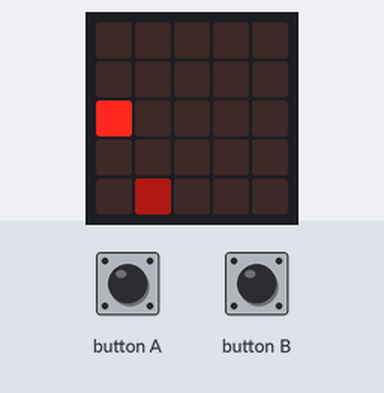
A program run on a simulated BBC micro:bit running MicroPython. On the bench: the board's 5×5 LED display. Inputs (shaded band) come from the test bench. Random numbers come from a fixed seed.

Above: at 1.2 s.
1.3 s: button A pressed for 0.15 s
At 1.9 s:
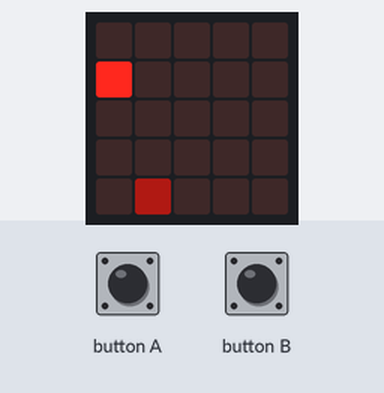
4.4 s: button B pressed for 0.15 s
At 4.8 s:
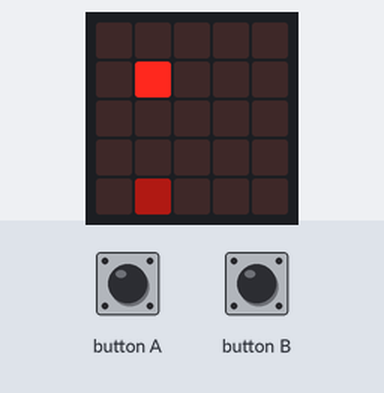
7.5 s: button B pressed for 1 s
At 7.9 s:
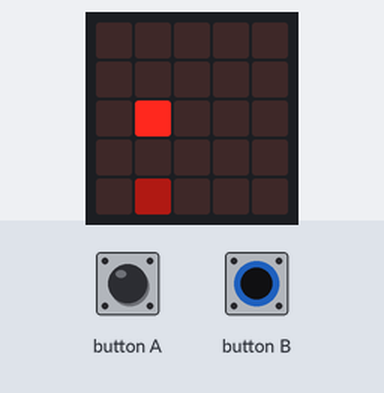
11.0 s: button A pressed for 1 s
At 11.4 s:
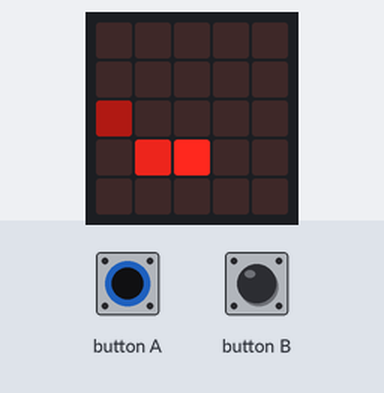
14.0 s: button A pressed for 0.15 s
At 14.5 s:
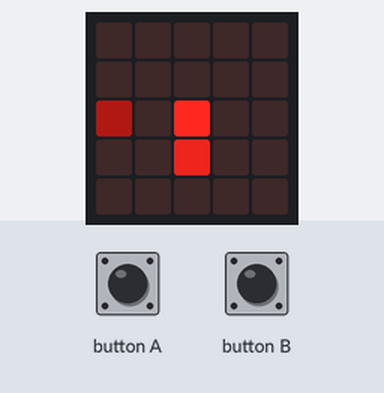
17.1 s: button B pressed for 0.15 s
At 17.5 s:
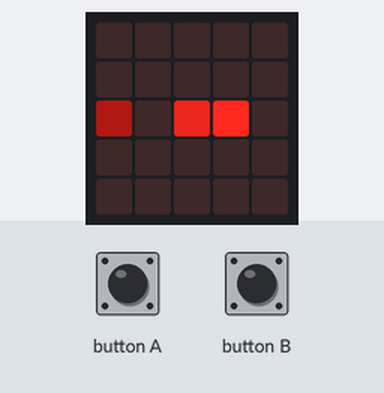
Timing chart, 0 to 20.1 s (numbered marks = the images above; inputs shaded):
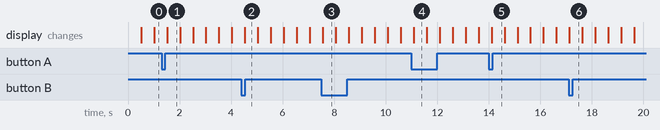

The program:

krenek-snake-game.py
```python
from microbit import *
import random

# Class for Snake
class Snake():
    def __init__(self):
        self.length = 1
        self.maxLength = 15
        self.head = [2, 2]
        self.previousPart = []
        self.body = []
        self.directions = ["right", "up", "left", "down"]
        self.currentDirection = "right"

    def NamNamNam(self):
        if self.length < self.maxLength:
            self.length += 1

    def move(self):
        self.body.append(self.head)

        if len(self.body) > self.length - 1:
            self.previousPart = self.body[0]
            self.body.pop(0)

        if(self.currentDirection == "left"):
            self.head = [(self.head[0] - 1) % 5, self.head[1]]

        if(self.currentDirection == "right"):
            self.head = [(self.head[0] + 1) % 5, self.head[1]]

        if(self.currentDirection == "up"):
            self.head = [self.head[0], (self.head[1] - 1) % 5]

        if(self.currentDirection == "down"):
            self.head = [self.head[0], (self.head[1] + 1) % 5]

    def hasSamePosition(self, position):
        return position == self.head or position in self.body

    def display(self):
        display.set_pixel(self.head[0], self.head[1], 9)

        for i in self.body:
            display.set_pixel(i[0], i[1], 7)

# Class for Fruit
class Fruit():
    def __init__(self):
        # generate random position for FRUIT
        self.position = [random.randrange(0, 5), random.randrange(0, 5)]

    def display(self):
        display.set_pixel(self.position[0], self.position[1], 2)

# Class for Game
class Game():
    def __init__(self):
        self.snake = Snake()
        self.initFruit()
        self.score = 0

    def initFruit(self):
        while True:
            self.fruit = Fruit()

            if not self.snake.hasSamePosition(self.fruit.position):
                break

    def updatePosition(self):
        self.snake.move()

        if self.snake.head in self.snake.body or self.snake.head == self.snake.previousPart:
            self.gameOver()

        elif self.snake.head == self.fruit.position:
            self.score += 1
            self.snake.NamNamNam()
            self.initFruit()

    def gameOver(self):
        display.scroll("score: {}".format(self.score))
        sleep(1000)
        reset()

    def handleMovement(self):
        if button_a.was_pressed():
            if self.snake.currentDirection == "":
                self.snake.currentDirection = "right"
            else:
                self.snake.currentDirection = self.snake.directions[(self.snake.directions.index(self.snake.currentDirection) + 1) % len(self.snake.directions)]

        if button_b.was_pressed():
            if self.snake.currentDirection == "":
                self.snake.currentDirection = "right"
            else:
                self.snake.currentDirection = self.snake.directions[(self.snake.directions.index(self.snake.currentDirection) - 1) % len(self.snake.directions)]

    def display(self):
        display.clear()
        self.snake.display()
        self.fruit.display()

# initialize Game
game = Game()

# infinite loop
while True:
    game.handleMovement()
    game.updatePosition()
    game.display()
    sleep(500)
```

Measured:
- what the display in image 1 shows lasts 0.5 s, from 1.5 s to 2.0 s
